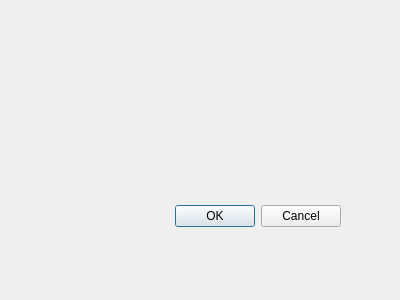
<?xml version="1.0" encoding="UTF-8"?>
<ui version="4.0">
 <class>Dialog</class>
 <widget class="QDialog" name="Dialog">
  <property name="geometry">
   <rect>
    <x>0</x>
    <y>0</y>
    <width>400</width>
    <height>300</height>
   </rect>
  </property>
  <property name="windowTitle">
   <string>Dialog</string>
  </property>
  <widget class="QDialogButtonBox" name="buttonBox">
   <property name="geometry">
    <rect>
     <x>0</x>
     <y>200</y>
     <width>341</width>
     <height>32</height>
    </rect>
   </property>
   <property name="orientation">
    <enum>Qt::Horizontal</enum>
   </property>
   <property name="standardButtons">
    <set>QDialogButtonBox::Cancel|QDialogButtonBox::Ok</set>
   </property>
  </widget>
 </widget>
 <resources/>
 <connections>
  <connection>
   <sender>buttonBox</sender>
   <signal>accepted()</signal>
   <receiver>Dialog</receiver>
   <slot>accept()</slot>
   <hints>
    <hint type="sourcelabel">
     <x>248</x>
     <y>254</y>
    </hint>
    <hint type="destinationlabel">
     <x>157</x>
     <y>274</y>
    </hint>
   </hints>
  </connection>
  <connection>
   <sender>buttonBox</sender>
   <signal>rejected()</signal>
   <receiver>Dialog</receiver>
   <slot>reject()</slot>
   <hints>
    <hint type="sourcelabel">
     <x>316</x>
     <y>260</y>
    </hint>
    <hint type="destinationlabel">
     <x>286</x>
     <y>274</y>
    </hint>
   </hints>
  </connection>
 </connections>
</ui>
